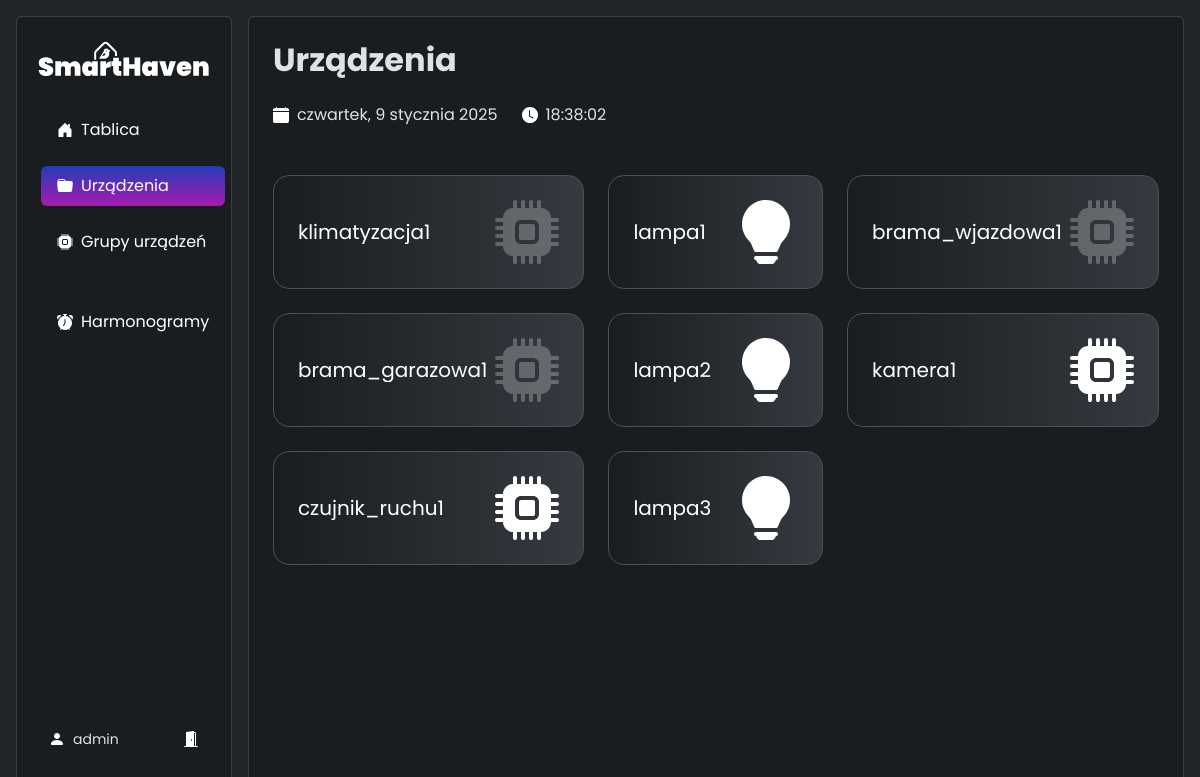
Screenshot of /app/devices (signed in) with the database file from the repository.
### tables this page shows
CREATE TABLE `Device`
(
    `DeviceID`     int          NOT NULL AUTO_INCREMENT,
    `DeviceTypeID` int          DEFAULT NULL,
    `DeviceName`   varchar(100) NOT NULL,
    `Location`     varchar(100) DEFAULT NULL,
    `Url`          varchar(50)  DEFAULT NULL,
    PRIMARY KEY (`DeviceID`),
    KEY `DeviceTypeID` (`DeviceTypeID`),
    CONSTRAINT `Device_ibfk_1` FOREIGN KEY (`DeviceTypeID`) REFERENCES `DeviceType` (`DeviceTypeID`) ON DELETE SET NULL
);

### Autoloader.php (called while the page is built, shortened)
<?php
class Autoloader
{
    private static array $directories = [];
    public static function register(string $baseNamespace, string $directory): void
    {
        $directory = rtrim($directory, '/\\').DIRECTORY_SEPARATOR;
        self::$directories[$baseNamespace] = $directory;
    }
    public static function autoload(string $className): void
    {
        foreach (self::$directories as $baseNamespace => $directory) {
            if (str_starts_with($className, $baseNamespace)) {
                $className = substr($className, strlen($baseNamespace));
                $className = ltrim($className, '\\');
                $path = str_replace('\\', DIRECTORY_SEPARATOR, $className);
                $file = $directory.$path.'.php';
                if (file_exists($file)) {
                    return;
                }
            }
        }
    }
}

### Services/DeviceService.php (called while the page is built, shortened)
<?php
class DeviceService
{
    private DatabaseConnection $db;
    private DeviceTypeService $deviceTypeService;
    public function __construct(DatabaseConnection $db)
    {
        $this->db = $db;
        $this->deviceTypeService = new DeviceTypeService($db);
    }
    public function getDevices(): array
    {
        $sql = "SELECT d.DeviceID, d.DeviceName, d.DeviceTypeID, d.Location
                FROM Device d";
        $result = $this->db->query($sql);
        $devices = [];
        foreach ($result as $row) {
            $deviceType = $this->deviceTypeService->getDeviceTypeById($row['DeviceTypeID']);
            $status = $this->getDeviceStatus($row['DeviceID']);
            $device = new Device(
                $row['DeviceID'],
                $row['DeviceName'],
                $deviceType,
                '',
                $status,
                $row['Location'],
            );
            $devices[] = $device;
        }
        return $devices;
    }
    private function getDeviceStatus(int $deviceId): bool
    {
        $query = "SELECT Value FROM DeviceParameter WHERE DeviceID = :deviceId AND ParameterID = 1";
        $params = [':deviceId' => $deviceId];
        try {
            $result = $this->db->query($query, $params);
            if (count($result) > 0) {
                return $result[0]['Value'] === '1';
            }
            return false;
        } catch (Exception $e) {
            echo $e->getMessage();
            return false;
        }
    }
}
?>

### Lib/DatabaseConnection.php (called while the page is built, shortened)
<?php
class DatabaseConnection
{
    private ?PDO $pdo;
    private string $dsn = 'mysql:host=db;port=3306;dbname=smarthaven';
    private string $username = 'smarthaven';
    private string $password = 'smarthaven';
    private function openConnection()
    {
        $this->pdo = new PDO($this->dsn, $this->username, $this->password);
    }
    private function closeConnection(): void
    {
        $this->pdo = null;
    }
    public function query(string $query, array $params = []): array
    {
        $statement = $this->pdo->prepare($query);
        $statement->execute($params);
        $result = $statement->fetchAll(PDO::FETCH_ASSOC);
        return $result;
    }
}
?>

### Services/DeviceTypeService.php (called while the page is built, shortened)
<?php
class DeviceTypeService
{
    private DatabaseConnection $db;
    public function __construct(DatabaseConnection $db)
    {
        $this->db = $db;
    }
    public function getDeviceTypeById(int $id): ?DeviceType
    {
        $query = 'SELECT DeviceTypeID, TypeName, Description FROM DeviceType WHERE DeviceTypeID = :id';
        $params = [':id' => $id];
        try {
            $deviceTypeData = $this->db->query($query, $params)[0];
            return new DeviceType(
                $deviceTypeData['DeviceTypeID'],
                $deviceTypeData['TypeName'],
                $deviceTypeData['Description']
            );
        } catch (Exception $e) {
            echo $e->getMessage();
            return null;
        }
    }
}

### Entity/Device.php (called while the page is built, shortened)
<?php
class Device
{
    private string $name;
    private bool $state;
    public function __construct(int $id, string $name, DeviceType $type, ?string $room, bool $state, ?string $location)
    {
        $this->name = $name;
        $this->state = $state;
    }
    public function getName(): string
    {
        return $this->name;
    }
    public function getState(): bool
    {
        return $this->state;
    }
}
?>

### Pages/Devices.php (the view, shortened to what this page needs)
<?php
$db = new DatabaseConnection();
$deviceService = new DeviceService($db);
$devices = $deviceService->getDevices();
$currentPath = $_SERVER['REQUEST_URI'];
function getDeviceIcon(string $type): string
{
    switch ($type) {
        case 2:
            return '
                <g clip-path="url(#clip0_5507_2136)">
                    <path d="M8.00002 24C7.9999 20.0368 8.98121 16.1353 10.8563 12.6439C12.7315 9.15238 15.442 6.17959 18.746 3.99094C22.05 1.8023 25.8446 0.465915 29.7909 0.101127C33.7373 -0.263661 37.7125 0.354498 41.3617 1.90041C45.0109 3.44632 48.2205 5.87186 50.7039 8.96046C53.1873 12.0491 54.8671 15.7046 55.5935 19.6006C56.3198 23.4966 56.0701 27.5119 54.8665 31.2878C53.6629 35.0638 51.543 38.483 48.696 41.24C47.884 42.024 47.26 42.84 46.884 43.716L43.836 50.792C43.6814 51.1506 43.4251 51.4561 43.0988 51.6708C42.7726 51.8855 42.3906 51.9999 42 52H22C21.6088 52.0007 21.2259 51.8866 20.8989 51.6719C20.5718 51.4572 20.3149 51.1512 20.16 50.792L17.116 43.712C16.677 42.7789 16.0617 41.9395 15.304 41.24C12.9898 39.0052 11.1501 36.3266 9.89512 33.3643C8.64012 30.4021 7.99556 27.2171 8.00002 24ZM20 58C20 57.4696 20.2107 56.9609 20.5858 56.5858C20.9609 56.2107 21.4696 56 22 56H42C42.5305 56 43.0392 56.2107 43.4142 56.5858C43.7893 56.9609 44 57.4696 44 58C44 58.5304 43.7893 59.0391 43.4142 59.4142C43.0392 59.7893 42.5305 60 42 60L41.104 61.788C40.7721 62.4523 40.2617 63.0111 39.6301 63.4018C38.9985 63.7925 38.2707 63.9996 37.528 64H26.472C25.7294 63.9996 25.0015 63.7925 24.3699 63.4018C23.7383 63.0111 23.228 62.4523 22.896 61.788L22 60C21.4696 60 20.9609 59.7893 20.5858 59.4142C20.2107 59.0391 20 58.5304 20 58Z" fill="white"/>
                </g>
                <defs>
                    <clipPath id="clip0_5507_2136">
                        <rect width="64" height="64" fill="white"/>
                    </clipPath>
                </defs>';
        default:
            return '
                <g clip-path="url(#clip0_5533_170)">
                    <path d="M26 24C25.4696 24 24.9609 24.2107 24.5858 24.5858C24.2107 24.9609 24 25.4696 24 26V38C24 38.5304 24.2107 39.0391 24.5858 39.4142C24.9609 39.7893 25.4696 40 26 40H38C38.5304 40 39.0391 39.7893 39.4142 39.4142C39.7893 39.0391 40 38.5304 40 38V26C40 25.4696 39.7893 24.9609 39.4142 24.5858C39.0391 24.2107 38.5304 24 38 24H26Z" fill="white"/>
                    <path d="M22 2C22 1.46957 21.7893 0.960859 21.4142 0.585786C21.0391 0.210714 20.5304 0 20 0C19.4696 0 18.9609 0.210714 18.5858 0.585786C18.2107 0.960859 18 1.46957 18 2V8C15.3478 8 12.8043 9.05357 10.9289 10.9289C9.05357 12.8043 8 15.3478 8 18H2C1.46957 18 0.960859 18.2107 0.585786 18.5858C0.210714 18.9609 0 19.4696 0 20C0 20.5304 0.210714 21.0391 0.585786 21.4142C0.960859 21.7893 1.46957 22 2 22H8V26H2C1.46957 26 0.960859 26.2107 0.585786 26.5858C0.210714 26.9609 0 27.4696 0 28C0 28.5304 0.210714 29.0391 0.585786 29.4142C0.960859 29.7893 1.46957 30 2 30H8V34H2C1.46957 34 0.960859 34.2107 0.585786 34.5858C0.210714 34.9609 0 35.4696 0 36C0 36.5304 0.210714 37.0391 0.585786 37.4142C0.960859 37.7893 1.46957 38 2 38H8V42H2C1.46957 42 0.960859 42.2107 0.585786 42.5858C0.210714 42.9609 0 43.4696 0 44C0 44.5304 0.210714 45.0391 0.585786 45.4142C0.960859 45.7893 1.46957 46 2 46H8C8 48.6522 9.05357 51.1957 10.9289 53.0711C12.8043 54.9464 15.3478 56 18 56V62C18 62.5304 18.2107 63.0391 18.5858 63.4142C18.9609 63.7893 19.4696 64 20 64C20.5304 64 21.0391 63.7893 21.4142 63.4142C21.7893 63.0391 22 62.5304 22 62V56H26V62C26 62.5304 26.2107 63.0391 26.5858 63.4142C26.9609 63.7893 27.4696 64 28 64C28.5304 64 29.0391 63.7893 29.4142 63.4142C29.7893 63.0391 30 62.5304 30 62V56H34V62C34 62.5304 34.2107 63.0391 34.5858 63.4142C34.9609 63.7893 35.4696 64 36 64C36.5304 64 37.0391 63.7893 37.4142 63.4142C37.7893 63.0391 38 62.5304 38 62V56H42V62C42 62.5304 42.2107 63.0391 42.5858 63.4142C42.9609 63.7893 43.4696 64 44 64C44.5304 64 45.0391 63.7893 45.4142 63.4142C45.7893 63.0391 46 62.5304 46 62V56C48.6522 56 51.1957 54.9464 53.0711 53.0711C54.9464 51.1957 56 48.6522 56 46H62C62.5304 46 63.0391 45.7893 63.4142 45.4142C63.7893 45.0391 64 44.5304 64 44C64 43.4696 63.7893 42.9609 63.4142 42.5858C63.0391 42.2107 62.5304 42 62 42H56V38H62C62.5304 38 63.0391 37.7893 63.4142 37.4142C63.7893 37.0391 64 36.5304 64 36C64 35.4696 63.7893 34.9609 63.4142 34.5858C63.0391 34.2107 62.5304 34 62 34H56V30H62C62.5304 30 63.0391 29.7893 63.4142 29.4142C63.7893 29.0391 64 28.5304 64 28C64 27.4696 63.7893 26.9609 63.4142 26.5858C63.0391 26.2107 62.5304 26 62 26H56V22H62C62.5304 22 63.0391 21.7893 63.4142 21.4142C63.7893 21.0391 64 20.5304 64 20C64 19.4696 63.7893 18.9609 63.4142 18.5858C63.0391 18.2107 62.5304 18 62 18H56C56 15.3478 54.9464 12.8043 53.0711 10.9289C51.1957 9.05357 48.6522 8 46 8V2C46 1.46957 45.7893 0.960859 45.4142 0.585786C45.0391 0.210714 44.5304 0 44 0C43.4696 0 42.9609 0.210714 42.5858 0.585786C42.2107 0.960859 42 1.46957 42 2V8H38V2C38 1.46957 37.7893 0.960859 37.4142 0.585786C37.0391 0.210714 36.5304 0 36 0C35.4696 0 34.9609 0.210714 34.5858 0.585786C34.2107 0.960859 34 1.46957 34 2V8H30V2C30 1.46957 29.7893 0.960859 29.4142 0.585786C29.0391 0.210714 28.5304 0 28 0C27.4696 0 26.9609 0.210714 26.5858 0.585786C26.2107 0.960859 26 1.46957 26 2V8H22V2ZM26 20H38C39.5913 20 41.1174 20.6321 42.2426 21.7574C43.3679 22.8826 44 24.4087 44 26V38C44 39.5913 43.3679 41.1174 42.2426 42.2426C41.1174 43.3679 39.5913 44 38 44H26C24.4087 44 22.8826 43.3679 21.7574 42.2426C20.6321 41.1174 20 39.5913 20 38V26C20 24.4087 20.6321 22.8826 21.7574 21.7574C22.8826 20.6321 24.4087 20 26 20Z" fill="white"/>
                </g>
                <defs>
                    <clipPath id="clip0_5533_170">
                        <rect width="64" height="64" fill="white"/>
                    </clipPath>
                </defs>';
    }
}
?>
<!DOCTYPE html>
<html lang="en" data-bs-theme="dark">
<head>
    <link rel="stylesheet" href="/styles/main.css">
</head>
<body class="d-flex flex-md-row p-1 p-md-3 gap-3 w-100 vh-100 overflow-hidden">
<?php
$navbar = new Navbar($currentPath);
echo $navbar->render();
?>
<main class="card bg-dark-subtle flex-grow-1 p-4 overflow-y-auto" style="max-height: 100vh">
    <?php
    $header = new Header('Urządzenia');
    echo $header->render();
    ?>
    <div class='d-grid gap-4 devices py-5'>
        <?php foreach ($devices as $device): ?>
            <a class='rounded-4 p-4 device-card d-flex gap-2 justify-content-between align-items-center text-decoration-none text-white'
               href='/devices/{$device->getId()}'>
                <div class='d-flex flex-column justify-content-center'>
                    <h5 class='mb-0 text-truncate' title='{$device->getName()}'><?= $device->getName() ?></h5>
                </div>
                <svg class='<?= $device->getState() == 0 ? 'opacity-25' : '' ?>' width='64' height='64'
                     viewBox='0 0 64 64'
                     fill='none' xmlns='http://www.w3.org/2000/svg'>
                    <?= getDeviceIcon($device->getType()->getId()) ?>
                </svg>
            </a>
        <?php endforeach ?>
    </div>
</main>
</body>
</html>

### rows the page displays
device: DeviceName "klimatyzacja1"
device: DeviceName "lampa1"
device: DeviceName "brama_wjazdowa1"
device: DeviceName "brama_garazowa1"
device: DeviceName "lampa2"
device: DeviceName "kamera1"
device: DeviceName "czujnik_ruchu1"
device: DeviceName "lampa3"

### other values shown
$_SESSION["username"] "admin"
$this->title "Urządzenia"
